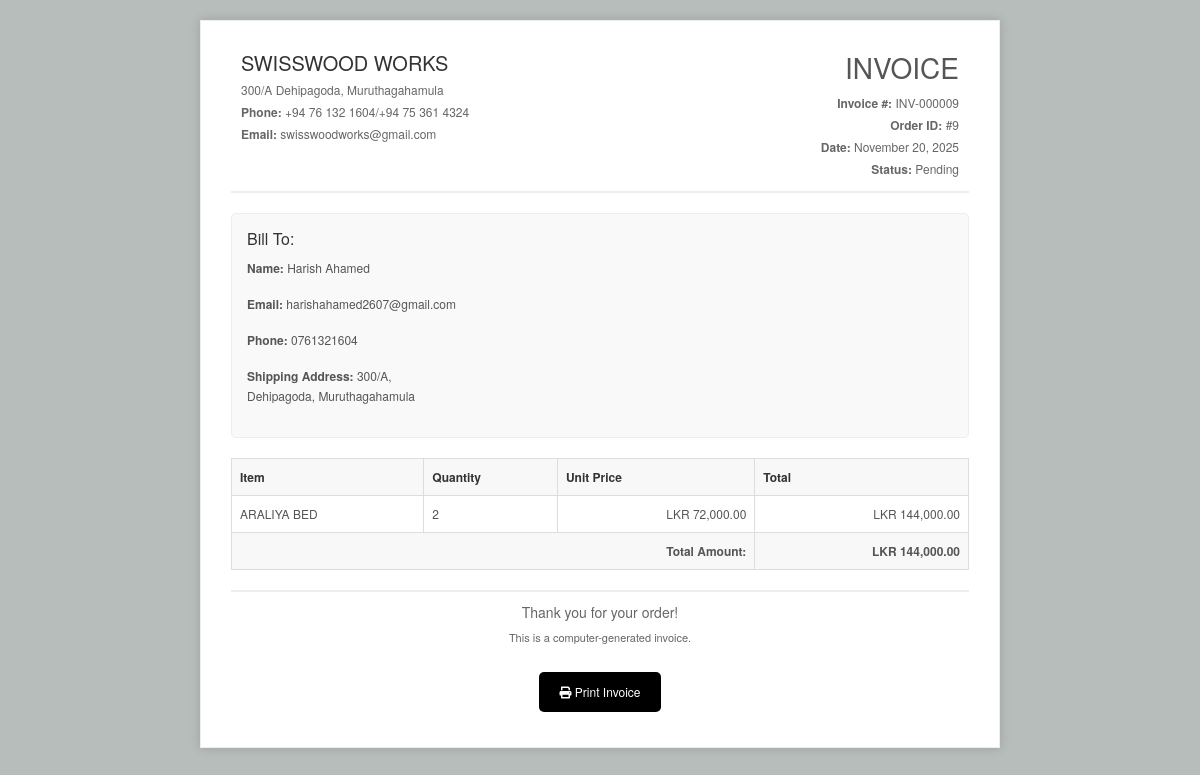
Page /customer/generate_invoice.php?order_id=9 (signed in) on the committed database.
### tables this page shows
CREATE TABLE `orders` (
  `id` int(11) UNSIGNED NOT NULL,
  `customer_id` int(11) UNSIGNED NOT NULL,
  `order_number` varchar(50) NOT NULL,
  `total_amount` decimal(25,2) NOT NULL,
  `discount_amount` decimal(25,2) DEFAULT 0.00,
  `status` enum('pending','processing','shipped','delivered','cancelled') NOT NULL DEFAULT 'pending',
  `payment_status` enum('pending','paid','failed') NOT NULL DEFAULT 'pending',
  `payment_method` varchar(50) DEFAULT NULL,
  `shipping_method` varchar(50) DEFAULT NULL,
  `shipping_cost` decimal(10,2) DEFAULT 0.00,
  `phone_number` varchar(20) DEFAULT NULL,
  `shipping_address` text NOT NULL,
  `notes` text DEFAULT NULL,
  `created_at` datetime NOT NULL,
  `updated_at` datetime NOT NULL
);

CREATE TABLE `customers` (
  `id` int(11) UNSIGNED NOT NULL,
  `name` varchar(100) NOT NULL,
  `email` varchar(100) NOT NULL,
  `password` varchar(255) NOT NULL,
  `phone` varchar(20) DEFAULT NULL,
  `address` text DEFAULT NULL,
  `status` tinyint(1) NOT NULL DEFAULT 1,
  `registration_type` enum('online','walkin') NOT NULL DEFAULT 'online',
  `created_at` datetime NOT NULL,
  `last_login` datetime DEFAULT NULL
);

CREATE TABLE `order_items` (
  `id` int(11) UNSIGNED NOT NULL,
  `order_id` int(11) UNSIGNED NOT NULL,
  `product_id` int(11) UNSIGNED NOT NULL,
  `quantity` int(11) NOT NULL,
  `price` decimal(25,2) NOT NULL,
  `subtotal` decimal(25,2) NOT NULL
);

CREATE TABLE `products` (
  `id` int(11) UNSIGNED NOT NULL,
  `name` varchar(255) NOT NULL,
  `description` text DEFAULT NULL,
  `quantity` varchar(50) DEFAULT NULL,
  `buy_price` decimal(25,2) DEFAULT NULL,
  `sale_price` decimal(25,2) NOT NULL,
  `images` longtext DEFAULT NULL CHECK (json_valid(`images`)),
  `primary_image_index` int(11) DEFAULT 0,
  `categorie_id` int(11) UNSIGNED NOT NULL,
  `supplier_id` int(11) UNSIGNED DEFAULT NULL,
  `date` datetime NOT NULL
);

### includes/database.php (called while the page is built, shortened)
<?php
class MySqli_DB {
    public $con;
    public $query_id;
public function db_connect()
{
  $this->con = mysqli_connect(DB_HOST,DB_USER,DB_PASS);
  if(!$this->con)
         {
           throw new Exception("Database connection failed: " . mysqli_connect_error());
         } else {
           $select_db = $this->con->select_db(DB_NAME);
             $this->con->query("SET time_zone = '+05:30'");
         }
}
public function query($sql)
   {
      if (trim($sql != "")) {
          $this->query_id = $this->con->query($sql);
      }
       return $this->query_id;
   }
public function fetch_assoc($statement)
{
  return mysqli_fetch_assoc($statement);
}
public function num_rows($statement)
{
  return mysqli_num_rows($statement);
}
}
$db = new MySqli_DB();
?>

### customer/generate_invoice.php (the view, shortened to what this page needs)
<?php
require_once('../includes/database.php');
$customer_id = $_SESSION['customer_id'];
$order_id = isset($_GET['order_id']) ? (int)$_GET['order_id'] : 0;
$order_sql = "SELECT o.*, c.name as customer_name, c.email as customer_email,
              c.phone as customer_phone, c.address as customer_address
              FROM orders o
              JOIN customers c ON o.customer_id = c.id
              WHERE o.id = " . $order_id . " AND o.customer_id = " . $customer_id;
$order_result = $db->query($order_sql);
$order = $db->fetch_assoc($order_result);
$items_sql = "SELECT oi.*, p.name as product_name
              FROM order_items oi
              JOIN products p ON oi.product_id = p.id
              WHERE oi.order_id = " . $order_id;
$items_result = $db->query($items_sql);
$company_name = "SWISSWOOD WORKS";
$company_address = "300/A Dehipagoda, Muruthagahamula";
$company_phone = "+94 76 132 1604/+94 75 361 4324";
$company_email = "swisswoodworks@gmail.com";
$invoice_number = 'INV-' . str_pad($order['id'], 6, '0', STR_PAD_LEFT);
?>
<!DOCTYPE html>
<html lang="en">
<head>
    <link href="https://cdn.jsdelivr.net/npm/bootstrap@5.1.3/dist/css/bootstrap.min.css" rel="stylesheet">
    <link href="https://cdnjs.cloudflare.com/ajax/libs/font-awesome/6.0.0/css/all.min.css" rel="stylesheet">
</head>
<body>
    <div class="container">
        <div class="invoice-container">
            <div class="invoice-header">
                <div class="company-info">
                    <h2><?php echo htmlspecialchars($company_name); ?></h2>
                    <p><?php echo nl2br(htmlspecialchars($company_address)); ?></p>
                    <p><strong>Phone:</strong> <?php echo htmlspecialchars($company_phone); ?></p>
                    <p><strong>Email:</strong> <?php echo htmlspecialchars($company_email); ?></p>
                </div>
                <div class="invoice-info">
                    <h3>INVOICE</h3>
                    <p><strong>Invoice #:</strong> <?php echo htmlspecialchars($invoice_number); ?></p>
                    <p><strong>Order ID:</strong> #<?php echo htmlspecialchars($order['id']); ?></p>
                    <p><strong>Date:</strong> <?php echo htmlspecialchars(date('F d, Y', strtotime($order['created_at']))); ?></p>
                    <p><strong>Status:</strong> <?php echo htmlspecialchars(ucfirst($order['status'])); ?></p>
                </div>
            </div>
            <div class="customer-info">
                <h4>Bill To:</h4>
                <p><strong>Name:</strong> <?php echo htmlspecialchars($order['customer_name']); ?></p>
                <p><strong>Email:</strong> <?php echo htmlspecialchars($order['customer_email']); ?></p>
                <p><strong>Phone:</strong> <?php echo htmlspecialchars($order['customer_phone'] ?? 'N/A'); ?></p>
                <p><strong>Shipping Address:</strong> <?php echo nl2br(htmlspecialchars($order['shipping_address'])); ?></p>
            </div>
            <table class="invoice-table">
                <thead>
                    <tr>
                        <th>Item</th>
                        <th>Quantity</th>
                        <th class="text-right">Unit Price</th>
                        <th class="text-right">Total</th>
                    </tr>
                </thead>
                <tbody>
                    <?php if ($items_result && $db->num_rows($items_result) > 0) : ?>
                        <?php while ($item = $db->fetch_assoc($items_result)) : ?>
                            <tr>
                                <td><?php echo htmlspecialchars($item['product_name']); ?></td>
                                <td><?php echo htmlspecialchars($item['quantity']); ?></td>
                                <td class="text-right">LKR <?php echo number_format($item['price'], 2); ?></td>
                                <td class="text-right">LKR <?php echo number_format($item['quantity'] * $item['price'], 2); ?></td>
                            </tr>
                        <?php endwhile; ?>
                    <?php else : ?>
                        <tr>
                            <td colspan="4" class="text-center">No items found for this order.</td>
                        </tr>
                    <?php endif; ?>
                </tbody>
                <tfoot>
                    <tr>
                        <td colspan="3" class="text-right"><strong>Total Amount:</strong></td>
                        <td class="text-right"><strong>LKR <?php echo number_format($order['total_amount'], 2); ?></strong></td>
                    </tr>
                </tfoot>
            </table>
            <div class="invoice-footer">
                <p class="thank-you">Thank you for your order!</p>
                <p class="computer-generated">This is a computer-generated invoice.</p>
            </div>
            <div class="invoice-buttons">
                <button onclick="window.print()" class="btn-customer">
                    <i class="fas fa-print"></i> Print Invoice
                </button>
            </div>
        </div>
    </div>
</body>
</html>

### customer/generate_invoice.php (style rules this page uses)
.invoice-container { max-width: 800px; margin: 20px auto; padding: 30px; border: 1px solid #eee; box-shadow: 0 0 10px rgba(0, 0, 0, 0.15); font-size: 12px; line-height: 20px; font-family: 'Helvetica Neue', 'Helvetica', Helvetica, Arial, sans-serif; color: #555; background: white; }
.invoice-header { display: flex; justify-content: space-between; margin-bottom: 20px; border-bottom: 2px solid #eee; padding-bottom: 10px; }
.company-info, .invoice-info { flex: 1; padding: 0 10px; }
.company-info { text-align: left; }
.invoice-info { text-align: right; }
.company-info h2 { color: #333; font-size: 20px; margin: 0 0 5px 0; }
.company-info p, .invoice-info p { margin: 2px 0; color: #666; }
.customer-info { margin-bottom: 20px; padding: 15px; background: #f9f9f9; border: 1px solid #eee; border-radius: 5px; }
.customer-info h4 { color: #333; margin: 0 0 10px 0; font-size: 16px; }
.invoice-table { width: 100%; margin-bottom: 20px; border-collapse: collapse; }
.invoice-table th, .invoice-table td { padding: 8px; border: 1px solid #ddd; text-align: left; }
.invoice-table th { background: #f8f8f8; font-weight: bold; color: #333; }
.invoice-table td.text-right { text-align: right; }
.invoice-table tfoot td { background: #f8f8f8; font-weight: bold; }
.invoice-footer { margin-top: 20px; padding-top: 10px; border-top: 2px solid #eee; text-align: center; color: #666; font-size: 11px; }
.thank-you { font-size: 14px; margin-bottom: 5px; }
.invoice-buttons { margin-top: 20px; text-align: center; }
.btn-customer { background:rgb(0, 0, 0); border: none; color: white; padding: 10px 20px; border-radius: 5px; text-decoration: none; display: inline-block; margin: 5px; }
body { background: #b7bdbb; min-height: 100vh; }

### rows in the picture
orders: id "INV-000009", id "9", created_at "November 20, 2025", status "Pending", customer.name "Harish Ahamed", customer.email "harishahamed2607@gmail.com", customer.phone "0761321604", shipping_address "300/A, Dehipagoda, Muruthagahamula", total_amount "144,000.00"
order_items: product.name "ARALIYA BED", quantity "2", price "72,000.00", $item['quantity'] * $item['price'] "144,000.00"

### other values in the picture
$company_name "SWISSWOOD WORKS"
$company_address "300/A Dehipagoda, Muruthagahamula"
$company_phone "+94 76 132 1604/+94 75 361 4324"
$company_email "swisswoodworks@gmail.com"
